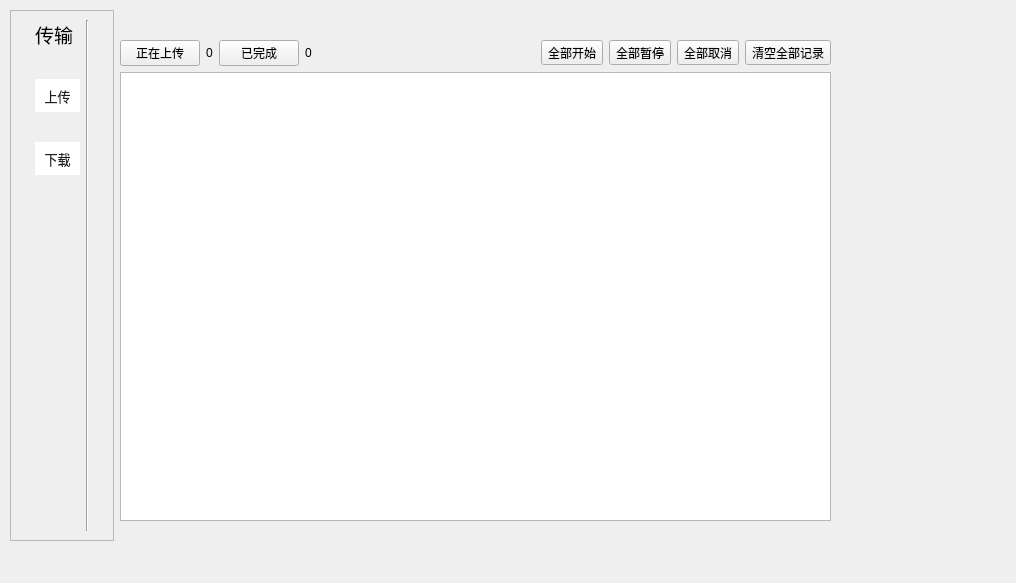
<?xml version="1.0" encoding="UTF-8"?>
<ui version="4.0">
 <class>Transfer</class>
 <widget class="QWidget" name="Transfer">
  <property name="geometry">
   <rect>
    <x>0</x>
    <y>0</y>
    <width>1016</width>
    <height>583</height>
   </rect>
  </property>
  <property name="windowTitle">
   <string>Form</string>
  </property>
  <widget class="QFrame" name="frame">
   <property name="geometry">
    <rect>
     <x>10</x>
     <y>10</y>
     <width>104</width>
     <height>531</height>
    </rect>
   </property>
   <property name="frameShape">
    <enum>QFrame::StyledPanel</enum>
   </property>
   <property name="frameShadow">
    <enum>QFrame::Raised</enum>
   </property>
   <layout class="QGridLayout" name="gridLayout">
    <item row="0" column="0">
     <layout class="QHBoxLayout" name="horizontalLayout">
      <item>
       <layout class="QVBoxLayout" name="verticalLayout_3">
        <item>
         <layout class="QVBoxLayout" name="verticalLayout_2">
          <property name="spacing">
           <number>30</number>
          </property>
          <item>
           <widget class="QLabel" name="label">
            <property name="font">
             <font>
              <family>微软雅黑</family>
              <pointsize>14</pointsize>
             </font>
            </property>
            <property name="text">
             <string>传输</string>
            </property>
           </widget>
          </item>
          <item>
           <layout class="QVBoxLayout" name="verticalLayout">
            <item>
             <widget class="QToolButton" name="toolButton">
              <property name="font">
               <font>
                <family>微软雅黑</family>
                <pointsize>10</pointsize>
                <kerning>true</kerning>
               </font>
              </property>
              <property name="layoutDirection">
               <enum>Qt::LeftToRight</enum>
              </property>
              <property name="styleSheet">
               <string notr="true">QToolButton {
    spacing: 20px;   /* 设置图标和文本之间的间距 */
    padding: 5px;    /* 设置按钮的内边距，调整整体按钮大小 */
    border: none;    /* 可选，移除边框 */
    background: #ffffff;  /* 设置背景颜色 */
    color: #1f2026;    /* 设置字体颜色 */
    text-align: center;  /* 设置文本居中对齐 */
    display: flex;       /* 使用flexbox布局 */
    flex-direction: column; /* 图标在上，文本在下 */
    justify-content: center; /* 垂直居中 */
    align-items: center; /* 水平居中 */
}

QToolButton:hover {
    background: #f3f4f6;  /* 鼠标悬停时更改背景颜色 */
}

QToolButton:pressed {
    background: #f3f4f6;  /* 按下时背景颜色 */
}
</string>
              </property>
              <property name="text">
               <string>上传</string>
              </property>
              <property name="icon">
               <iconset resource="../../resource/icon/icon.qrc">
                <normaloff>:/Transfer/upload.svg</normaloff>:/Transfer/upload.svg</iconset>
              </property>
              <property name="toolButtonStyle">
               <enum>Qt::ToolButtonTextBesideIcon</enum>
              </property>
             </widget>
            </item>
            <item>
             <widget class="QToolButton" name="toolButton_2">
              <property name="font">
               <font>
                <family>微软雅黑</family>
                <pointsize>10</pointsize>
               </font>
              </property>
              <property name="styleSheet">
               <string notr="true">QToolButton {
    spacing: 20px;   /* 设置图标和文本之间的间距 */
    padding: 5px;    /* 设置按钮的内边距，调整整体按钮大小 */
    border: none;    /* 可选，移除边框 */
    background: #ffffff;  /* 设置背景颜色 */
    color: #1f2026;    /* 设置字体颜色 */
    text-align: center;  /* 设置文本居中对齐 */
    display: flex;       /* 使用flexbox布局 */
    flex-direction: column; /* 图标在上，文本在下 */
    justify-content: center; /* 垂直居中 */
    align-items: center; /* 水平居中 */
}

QToolButton:hover {
    background: #f3f4f6;  /* 鼠标悬停时更改背景颜色 */
}

QToolButton:pressed {
    background: #f3f4f6;  /* 按下时背景颜色 */
}
</string>
              </property>
              <property name="text">
               <string>下载</string>
              </property>
              <property name="icon">
               <iconset resource="../../resource/icon/icon.qrc">
                <normaloff>:/Transfer/download.svg</normaloff>:/Transfer/download.svg</iconset>
              </property>
              <property name="toolButtonStyle">
               <enum>Qt::ToolButtonTextBesideIcon</enum>
              </property>
             </widget>
            </item>
           </layout>
          </item>
         </layout>
        </item>
        <item>
         <spacer name="verticalSpacer">
          <property name="orientation">
           <enum>Qt::Vertical</enum>
          </property>
          <property name="sizeHint" stdset="0">
           <size>
            <width>20</width>
            <height>224</height>
           </size>
          </property>
         </spacer>
        </item>
       </layout>
      </item>
      <item>
       <widget class="Line" name="line">
        <property name="orientation">
         <enum>Qt::Vertical</enum>
        </property>
       </widget>
      </item>
     </layout>
    </item>
   </layout>
  </widget>
  <widget class="QWidget" name="layoutWidget">
   <property name="geometry">
    <rect>
     <x>120</x>
     <y>40</y>
     <width>711</width>
     <height>481</height>
    </rect>
   </property>
   <layout class="QVBoxLayout" name="verticalLayout_4">
    <item>
     <layout class="QHBoxLayout" name="horizontalLayout_5">
      <item>
       <layout class="QHBoxLayout" name="horizontalLayout_2">
        <item>
         <widget class="QPushButton" name="pushButton">
          <property name="text">
           <string>正在上传</string>
          </property>
         </widget>
        </item>
        <item>
         <widget class="QLabel" name="label_2">
          <property name="text">
           <string>0</string>
          </property>
         </widget>
        </item>
       </layout>
      </item>
      <item>
       <layout class="QHBoxLayout" name="horizontalLayout_3">
        <item>
         <widget class="QPushButton" name="pushButton_2">
          <property name="text">
           <string>已完成</string>
          </property>
         </widget>
        </item>
        <item>
         <widget class="QLabel" name="label_3">
          <property name="text">
           <string>0</string>
          </property>
         </widget>
        </item>
       </layout>
      </item>
      <item>
       <spacer name="horizontalSpacer">
        <property name="orientation">
         <enum>Qt::Horizontal</enum>
        </property>
        <property name="sizeHint" stdset="0">
         <size>
          <width>40</width>
          <height>20</height>
         </size>
        </property>
       </spacer>
      </item>
      <item>
       <layout class="QHBoxLayout" name="horizontalLayout_4">
        <item>
         <widget class="QToolButton" name="toolButton_4">
          <property name="text">
           <string>全部开始</string>
          </property>
          <property name="icon">
           <iconset resource="../../resource/icon/icon.qrc">
            <normaloff>:/Transfer/start.svg</normaloff>:/Transfer/start.svg</iconset>
          </property>
          <property name="toolButtonStyle">
           <enum>Qt::ToolButtonTextBesideIcon</enum>
          </property>
         </widget>
        </item>
        <item>
         <widget class="QToolButton" name="toolButton_5">
          <property name="text">
           <string>全部暂停</string>
          </property>
          <property name="icon">
           <iconset resource="../../resource/icon/icon.qrc">
            <normaloff>:/Transfer/stop.svg</normaloff>:/Transfer/stop.svg</iconset>
          </property>
          <property name="toolButtonStyle">
           <enum>Qt::ToolButtonTextBesideIcon</enum>
          </property>
         </widget>
        </item>
        <item>
         <widget class="QToolButton" name="toolButton_6">
          <property name="text">
           <string>全部取消</string>
          </property>
          <property name="icon">
           <iconset resource="../../resource/icon/icon.qrc">
            <normaloff>:/Transfer/cancel.svg</normaloff>:/Transfer/cancel.svg</iconset>
          </property>
          <property name="toolButtonStyle">
           <enum>Qt::ToolButtonTextBesideIcon</enum>
          </property>
         </widget>
        </item>
       </layout>
      </item>
      <item>
       <widget class="QToolButton" name="toolButton_3">
        <property name="text">
         <string>清空全部记录</string>
        </property>
        <property name="icon">
         <iconset resource="../../resource/icon/icon.qrc">
          <normaloff>:/Transfer/clear.svg</normaloff>:/Transfer/clear.svg</iconset>
        </property>
        <property name="toolButtonStyle">
         <enum>Qt::ToolButtonTextBesideIcon</enum>
        </property>
       </widget>
      </item>
     </layout>
    </item>
    <item>
     <widget class="QListWidget" name="listWidget"/>
    </item>
   </layout>
  </widget>
 </widget>
 <resources>
  <include location="../../resource/icon/icon.qrc"/>
  <include location="../../resource/icon/icon.qrc"/>
  <include location="../../resource/icon/icon.qrc"/>
  <include location="../../resource/icon/icon.qrc"/>
  <include location="../../resource/icon/icon.qrc"/>
  <include location="../../resource/icon/icon.qrc"/>
  <include location="../../resource/icon/icon.qrc"/>
 </resources>
 <connections/>
</ui>
